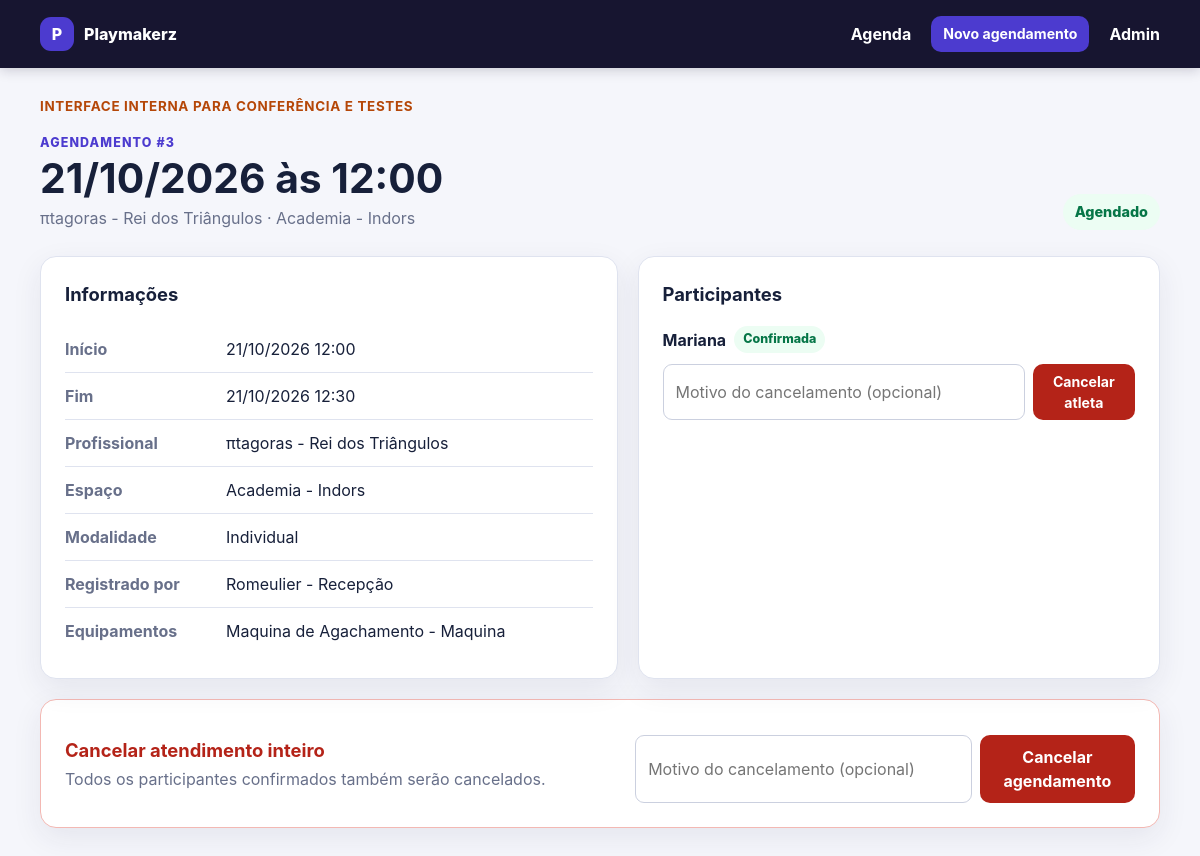
Page /agendamentos/3/ (signed in) on the committed database.
### agendamentos/models.py (models this page shows, shortened)
class Agendamento(models.Model):
    class Modalidade(models.TextChoices):
        INDIVIDUAL = "individual", "Individual"
        GRUPO = "grupo", "Em grupo"
    class Situacao(models.TextChoices):
        AGENDADO = "agendado", "Agendado"
        CANCELADO = "cancelado", "Cancelado"
        REALIZADO = "realizado", "Realizado"
    profissional = models.ForeignKey(
        "usuarios.Profissional",
        on_delete=models.PROTECT,
        related_name="agendamentos",
    )
    espaco = models.ForeignKey(
        "app.Espaco",
        on_delete=models.PROTECT,
        related_name="agendamentos",
    )
    modalidade = models.CharField(
        max_length=12,
        choices=Modalidade.choices,
        default=Modalidade.INDIVIDUAL,
    )
    limite_participantes = models.PositiveIntegerField(default=1)
    atletas = models.ManyToManyField(
        "usuarios.Atleta",
        related_name="agendamentos",
        through="ParticipacaoAgendamento",
        through_fields=("agendamento", "atleta"),
    )
    equipamentos = models.ManyToManyField(
        "app.Equipamento",
        related_name="agendamentos",
        blank=True,
    )
    registrado_por = models.ForeignKey(
        "usuarios.Funcionario",
        on_delete=models.PROTECT,
        related_name="agendamentos_registrados",
    )
    inicio = models.DateTimeField()
    fim = models.DateTimeField()
    situacao = models.CharField(
        max_length=20,
        choices=Situacao.choices,
        default=Situacao.AGENDADO,
    )
    observacoes = models.TextField(blank=True)
    motivo_cancelamento = models.TextField(blank=True)
    cancelado_em = models.DateTimeField(null=True, blank=True)
    criado_em = models.DateTimeField(auto_now_add=True)
    atualizado_em = models.DateTimeField(auto_now=True)
    class Meta:
        ordering = ("inicio", "id")
        constraints = [
            models.CheckConstraint(
                condition=(
                    models.Q(
                        modalidade="individual",
                        limite_participantes=1,
                    )
                    | models.Q(
                        modalidade="grupo",
                        limite_participantes__gte=2,
                    )
                ),
                name="agendamento_modalidade_limite_valido",
            ),
        ]
        indexes = [
            models.Index(fields=("inicio", "fim")),
            models.Index(fields=("profissional", "inicio", "fim")),
            models.Index(fields=("espaco", "inicio", "fim")),
        ]

class ParticipacaoAgendamento(models.Model):
    class Tipo(models.TextChoices):
        REGULAR = "regular", "Regular"
        EXPERIMENTAL = "experimental", "Experimental"
    class Situacao(models.TextChoices):
        CONFIRMADA = "confirmada", "Confirmada"
        CANCELADA = "cancelada", "Cancelada"
        PRESENTE = "presente", "Presente"
        FALTA = "falta", "Falta"
        FALTA_JUSTIFICADA = "falta_justificada", "Falta justificada"
    agendamento = models.ForeignKey(
        Agendamento,
        on_delete=models.CASCADE,
        related_name="participacoes",
    )
    atleta = models.ForeignKey(
        "usuarios.Atleta",
        on_delete=models.PROTECT,
        related_name="participacoes_agendamento",
    )
    registrado_por = models.ForeignKey(
        "usuarios.Funcionario",
        on_delete=models.PROTECT,
        related_name="participacoes_registradas",
        null=True,
        blank=True,
    )
    tipo = models.CharField(
        max_length=20,
        choices=Tipo.choices,
        default=Tipo.REGULAR,
    )
    situacao = models.CharField(
        max_length=20,
        choices=Situacao.choices,
        default=Situacao.CONFIRMADA,
    )
    observacoes = models.TextField(blank=True)
    motivo_cancelamento = models.TextField(blank=True)
    cancelado_em = models.DateTimeField(null=True, blank=True)
    criado_em = models.DateTimeField(auto_now_add=True)
    atualizado_em = models.DateTimeField(auto_now=True)
    class Meta:
        ordering = ("agendamento", "atleta")
        constraints = [
            models.UniqueConstraint(
                fields=("agendamento", "atleta"),
                name="participacao_unica_por_agendamento_atleta",
            ),
            models.UniqueConstraint(
                fields=("atleta",),
                condition=(
                    models.Q(tipo="experimental")
                    & ~models.Q(situacao="cancelada")
                ),
                name="uma_experimental_ativa_por_atleta",
            ),
        ]
        indexes = [
            models.Index(fields=("atleta", "situacao")),
            models.Index(fields=("atleta", "tipo", "situacao")),
        ]

### usuarios/models.py (models this page shows, shortened)
class Profissional(models.Model):
    usuario = models.OneToOneField(
        Usuario,
        on_delete=models.PROTECT,
        related_name="profissional"
    )
    especialidade = models.CharField(max_length=100)
    ativo = models.BooleanField(default=True)
    def __str__(self):
        return f"{self.usuario} - {self.especialidade}"

class Usuario(models.Model):
    user = models.OneToOneField(
        settings.AUTH_USER_MODEL,
        on_delete=models.PROTECT,
        related_name="perfil"
    )
    telefone = models.CharField(
        max_length=20,
        blank=True
    )
    def __str__(self):
        return self.user.get_full_name() or self.user.username

class Funcionario(models.Model):
    usuario = models.OneToOneField(
        Usuario,
        on_delete=models.PROTECT,
        related_name="funcionario"
    )
    cargo = models.CharField(max_length=100)
    ativo = models.BooleanField(default=True)
    def __str__(self):
        return f"{self.usuario} - {self.cargo}"

class Atleta(models.Model):
    nome = models.CharField(max_length=150)
    email = models.EmailField(blank=True)
    usuario = models.OneToOneField(
        Usuario,
        on_delete=models.PROTECT,
        related_name="atleta",
        null=True,
        blank=True
    )
    data_de_nascimento = models.DateField(
        null=True,
        blank=True
    )
    telefone = models.CharField(
        max_length=20,
        blank=True
    )
    objetivos = models.TextField(blank=True)
    ativo = models.BooleanField(default=True)
    responsavel = models.ForeignKey(
        Responsavel,
        on_delete=models.PROTECT,
        related_name="atletas",
        null=True,
        blank=True
    )

### app/models.py (models this page shows, shortened)
class Espaco(models.Model):
    nome = models.CharField(max_length=100)
    tipo = models.CharField(max_length=50)
    capacidade = models.PositiveIntegerField()
    def __str__(self):
        return f"{self.nome} - {self.tipo}"

class Equipamento(models.Model):
    nome = models.CharField(max_length=100)
    tipo = models.CharField(max_length=50)
    def __str__(self):
        return f"{self.nome} - {self.tipo}"

### agendamentos/views.py (the view)
# urls.py: path("<int:agendamento_id>/", views.detalhe_agendamento, name="detalhe"),
@staff_member_required
def detalhe_agendamento(
    request: HttpRequest,
    agendamento_id: int,
) -> HttpResponse:
    agendamento = get_object_or_404(
        Agendamento.objects.select_related(
            "profissional__usuario__user",
            "espaco",
            "registrado_por__usuario__user",
        ).annotate(
            inscritos_ativos=Count(
                "participacoes",
                filter=~Q(participacoes__situacao="cancelada"),
                distinct=True,
            )
        ).prefetch_related(
            "equipamentos",
            Prefetch(
                "participacoes",
                queryset=ParticipacaoAgendamento.objects.select_related(
                    "atleta",
                    "registrado_por__usuario__user",
                ),
            ),
        ),
        pk=agendamento_id,
    )
    return render(
        request,
        "agendamentos/detalhe.html",
        {
            "agendamento": agendamento,
            "cancelamento_form": CancelamentoForm(),
        },
    )

### agendamentos/forms.py
class CancelamentoForm(forms.Form):
    motivo = forms.CharField(
        label="Motivo",
        required=False,
        max_length=500,
        widget=forms.TextInput(
            attrs={"placeholder": "Motivo do cancelamento (opcional)"}
        ),
    )

### agendamentos/templates/agendamentos/detalhe.html (shortened to what this page needs)
{% extends "agendamentos/base.html" %}
{% block content %}
<section class="page-heading">
    <div>
        <p class="eyebrow">Agendamento #{{ agendamento.id }}</p>
        <h1>{{ agendamento.inicio|date:"d/m/Y" }} às {{ agendamento.inicio|date:"H:i" }}</h1>
        <p>{{ agendamento.profissional }} · {{ agendamento.espaco }}</p>
    </div>
    <span class="status status-large status-{{ agendamento.situacao }}">{{ agendamento.get_situacao_display }}</span>
</section>
<div class="details-grid">
    <section class="card">
        <h2>Informações</h2>
        <dl class="detail-list">
            <div><dt>Início</dt><dd>{{ agendamento.inicio|date:"d/m/Y H:i" }}</dd></div>
            <div><dt>Fim</dt><dd>{{ agendamento.fim|date:"d/m/Y H:i" }}</dd></div>
            <div><dt>Profissional</dt><dd>{{ agendamento.profissional }}</dd></div>
            <div><dt>Espaço</dt><dd>{{ agendamento.espaco }}</dd></div>
            <div>
                <dt>Modalidade</dt>
                <dd>
                    {{ agendamento.get_modalidade_display }}
                </dd>
            </div>
            <div><dt>Registrado por</dt><dd>{{ agendamento.registrado_por }}</dd></div>
            <div>
                <dt>Equipamentos</dt>
                <dd>
                    {% for equipamento in agendamento.equipamentos.all %}
                        {{ equipamento }}{% if not forloop.last %}, {% endif %}
                    {% empty %}Nenhum{% endfor %}
                </dd>
            </div>
        </dl>
    </section>
    <section class="card">
        <h2>Participantes</h2>
        <div class="participant-list">
            {% for participacao in agendamento.participacoes.all %}
                <article class="participant">
                    <div>
                        <strong>{{ participacao.atleta.nome }}</strong>
                        <span class="status status-{{ participacao.situacao }}">{{ participacao.get_situacao_display }}</span>
                    </div>
                    {% if agendamento.situacao == "agendado" and participacao.situacao == "confirmada" %}
                        <form method="post" action="{% url 'agendamentos:cancelar_participacao' participacao.id %}" class="inline-cancel-form">
                            {{ cancelamento_form.motivo }}
                            <button class="button button-danger button-small" type="submit">Cancelar atleta</button>
                        </form>
                    {% endif %}
                </article>
            {% endfor %}
        </div>
    </section>
</div>
{% if agendamento.situacao == "agendado" %}
    <section class="card danger-zone">
        <div>
            <h2>Cancelar atendimento inteiro</h2>
            <p>Todos os participantes confirmados também serão cancelados.</p>
        </div>
        <form method="post" action="{% url 'agendamentos:cancelar' agendamento.id %}" class="inline-cancel-form">
            {{ cancelamento_form.motivo }}
            <button class="button button-danger" type="submit">Cancelar agendamento</button>
        </form>
    </section>
{% endif %}
{% endblock %}

### agendamentos/static/agendamentos/style.css (style rules this page uses)
:root { --background: #f5f6fb; --surface: #ffffff; --text: #17203a; --muted: #68708a; --primary: #4c3bcf; --primary-dark: #3727aa; --border: #dfe3ef; --danger: #b42318; --danger-soft: #fff1f0; --success: #067647; --success-soft: #ecfdf3; --warning: #b54708; --warning-soft: #fffaeb; --shadow: 0 10px 30px rgba(34, 43, 80, 0.08); }
* { box-sizing: border-box; }
body { margin: 0; background: var(--background); color: var(--text); font-family: Inter, ui-sans-serif, system-ui, -apple-system, BlinkMacSystemFont, "Segoe UI", sans-serif; line-height: 1.5; }
.page-heading { display: flex; align-items: flex-end; justify-content: space-between; gap: 24px; margin: 18px 0 26px; }
.page-heading h1 { margin: 2px 0 4px; font-size: clamp(1.8rem, 4vw, 2.55rem); line-height: 1.15; }
.page-heading p { margin: 0; color: var(--muted); }
.eyebrow { color: var(--primary) !important; font-size: 0.78rem; font-weight: 800; letter-spacing: 0.09em; text-transform: uppercase; }
.button { display: inline-flex; justify-content: center; align-items: center; min-height: 42px; padding: 10px 18px; border: 0; border-radius: 10px; background: var(--primary); color: #fff; cursor: pointer; font: inherit; font-weight: 750; text-decoration: none; }
.button-small { min-height: 34px; padding: 7px 12px; font-size: 0.88rem; }
.button-danger { background: var(--danger); }
.card, .table-card { background: var(--surface); border: 1px solid var(--border); border-radius: 16px; box-shadow: var(--shadow); }
.card { padding: 24px; }
.card h2 { margin: 0 0 18px; font-size: 1.15rem; }
.status { display: inline-flex; padding: 4px 9px; border-radius: 999px; background: #eef0f5; color: #475467; font-size: 0.78rem; font-weight: 800; }
.status-large { padding: 7px 12px; font-size: 0.9rem; }
.status-agendado, .status-confirmada { background: var(--success-soft); color: var(--success); }
.field input:not([type="checkbox"]):not([type="radio"]):not([type="hidden"]), .field select, .field textarea, .inline-cancel-form input { width: 100%; min-height: 44px; padding: 10px 12px; border: 1px solid #cbd0df; border-radius: 9px; background: #fff; color: var(--text); font: inherit; }
.details-grid { display: grid; grid-template-columns: minmax(0, 1.05fr) minmax(0, 0.95fr); gap: 20px; }
.detail-list { margin: 0; }
.detail-list > div { display: grid; grid-template-columns: 145px 1fr; gap: 16px; padding: 11px 0; border-bottom: 1px solid var(--border); }
.detail-list > div:last-child { border-bottom: 0; }
dt { color: var(--muted); font-weight: 700; }
dd { margin: 0; }
.participant { padding: 14px 0; border-bottom: 1px solid var(--border); }
.participant:first-child { padding-top: 0; }
.participant:last-child { padding-bottom: 0; border-bottom: 0; }
.participant > div { display: flex; flex-wrap: wrap; align-items: center; gap: 8px; }
.inline-cancel-form { display: flex; gap: 8px; margin-top: 11px; }
.inline-cancel-form input { min-width: 200px; }
.danger-zone { display: flex; align-items: center; justify-content: space-between; gap: 24px; margin-top: 20px; border-color: #f3b8b3; }
.danger-zone h2 { margin-bottom: 2px; color: var(--danger); }
.danger-zone p { margin: 0; color: var(--muted); }

### rows in the picture
Agendamento: id "3", inicio "21/10/2026", inicio "12:00", profissional "πtagoras - Rei dos Triângulos", espaco "Academia - Indors", situacao "Agendado", inicio "21/10/2026 12:00", fim "21/10/2026 12:30", modalidade "Individual", registrado_por "Romeulier - Recepção"
Equipamento: nome+tipo "Maquina de Agachamento - Maquina"
ParticipacaoAgendamento: atleta.nome "Mariana", situacao "Confirmada"
